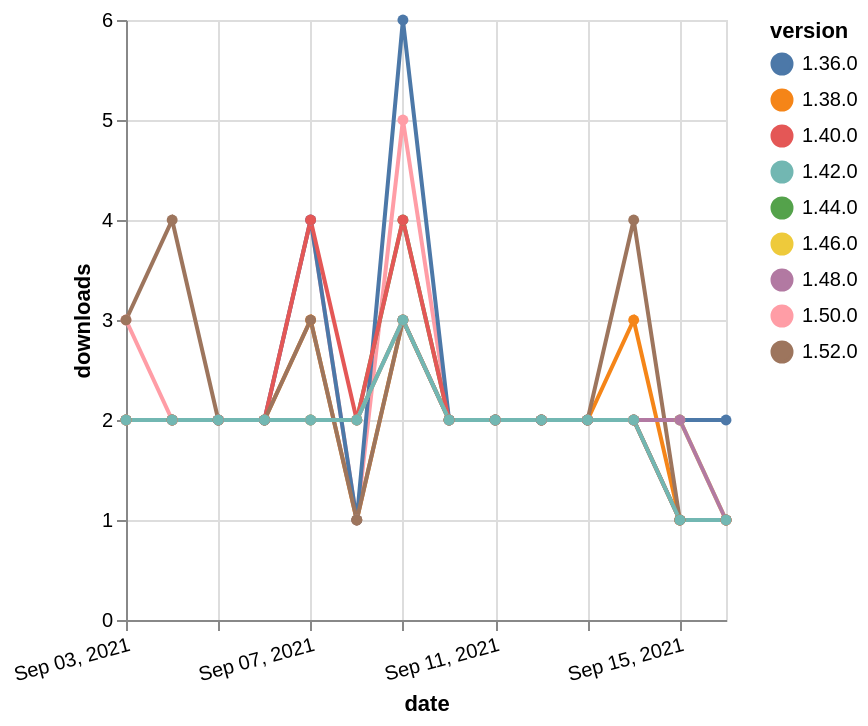

Here is the Vega-Lite specification saved for this chart:
### Vega-Lite specification from a JSON file in a GitHub repository (floating-point values rounded to 4 significant figures)
{"$schema": "https://vega.github.io/schema/vega-lite/v5.json", "description": "A simple bar chart with embedded data.", "data": {"values": [{"date": "2021-09-03", "total": 726, "delta": 3, "version": "1.50.0"}, {"date": "2021-09-04", "total": 728, "delta": 2, "version": "1.50.0"}, {"date": "2021-09-05", "total": 730, "delta": 2, "version": "1.50.0"}, {"date": "2021-09-06", "total": 732, "delta": 2, "version": "1.50.0"}, {"date": "2021-09-07", "total": 736, "delta": 4, "version": "1.50.0"}, {"date": "2021-09-08", "total": 737, "delta": 1, "version": "1.50.0"}, {"date": "2021-09-09", "total": 742, "delta": 5, "version": "1.50.0"}, {"date": "2021-09-10", "total": 744, "delta": 2, "version": "1.50.0"}, {"date": "2021-09-11", "total": 746, "delta": 2, "version": "1.50.0"}, {"date": "2021-09-12", "total": 748, "delta": 2, "version": "1.50.0"}, {"date": "2021-09-13", "total": 750, "delta": 2, "version": "1.50.0"}, {"date": "2021-09-14", "total": 752, "delta": 2, "version": "1.50.0"}, {"date": "2021-09-15", "total": 753, "delta": 1, "version": "1.50.0"}, {"date": "2021-09-16", "total": 754, "delta": 1, "version": "1.50.0"}, {"date": "2021-09-03", "total": 1720, "delta": 2, "version": "1.44.0"}, {"date": "2021-09-04", "total": 1722, "delta": 2, "version": "1.44.0"}, {"date": "2021-09-05", "total": 1724, "delta": 2, "version": "1.44.0"}, {"date": "2021-09-06", "total": 1726, "delta": 2, "version": "1.44.0"}, {"date": "2021-09-07", "total": 1728, "delta": 2, "version": "1.44.0"}, {"date": "2021-09-08", "total": 1730, "delta": 2, "version": "1.44.0"}, {"date": "2021-09-09", "total": 1734, "delta": 4, "version": "1.44.0"}, {"date": "2021-09-10", "total": 1736, "delta": 2, "version": "1.44.0"}, {"date": "2021-09-11", "total": 1738, "delta": 2, "version": "1.44.0"}, {"date": "2021-09-12", "total": 1740, "delta": 2, "version": "1.44.0"}, {"date": "2021-09-13", "total": 1742, "delta": 2, "version": "1.44.0"}, {"date": "2021-09-14", "total": 1744, "delta": 2, "version": "1.44.0"}, {"date": "2021-09-15", "total": 1745, "delta": 1, "version": "1.44.0"}, {"date": "2021-09-16", "total": 1746, "delta": 1, "version": "1.44.0"}, {"date": "2021-09-03", "total": 2630, "delta": 2, "version": "1.38.0"}, {"date": "2021-09-04", "total": 2632, "delta": 2, "version": "1.38.0"}, {"date": "2021-09-05", "total": 2634, "delta": 2, "version": "1.38.0"}, {"date": "2021-09-06", "total": 2636, "delta": 2, "version": "1.38.0"}, {"date": "2021-09-07", "total": 2639, "delta": 3, "version": "1.38.0"}, {"date": "2021-09-08", "total": 2640, "delta": 1, "version": "1.38.0"}, {"date": "2021-09-09", "total": 2643, "delta": 3, "version": "1.38.0"}, {"date": "2021-09-10", "total": 2645, "delta": 2, "version": "1.38.0"}, {"date": "2021-09-11", "total": 2647, "delta": 2, "version": "1.38.0"}, {"date": "2021-09-12", "total": 2649, "delta": 2, "version": "1.38.0"}, {"date": "2021-09-13", "total": 2651, "delta": 2, "version": "1.38.0"}, {"date": "2021-09-14", "total": 2654, "delta": 3, "version": "1.38.0"}, {"date": "2021-09-15", "total": 2655, "delta": 1, "version": "1.38.0"}, {"date": "2021-09-16", "total": 2656, "delta": 1, "version": "1.38.0"}, {"date": "2021-09-03", "total": 3279, "delta": 2, "version": "1.36.0"}, {"date": "2021-09-04", "total": 3281, "delta": 2, "version": "1.36.0"}, {"date": "2021-09-05", "total": 3283, "delta": 2, "version": "1.36.0"}, {"date": "2021-09-06", "total": 3285, "delta": 2, "version": "1.36.0"}, {"date": "2021-09-07", "total": 3289, "delta": 4, "version": "1.36.0"}, {"date": "2021-09-08", "total": 3290, "delta": 1, "version": "1.36.0"}, {"date": "2021-09-09", "total": 3296, "delta": 6, "version": "1.36.0"}, {"date": "2021-09-10", "total": 3298, "delta": 2, "version": "1.36.0"}, {"date": "2021-09-11", "total": 3300, "delta": 2, "version": "1.36.0"}, {"date": "2021-09-12", "total": 3302, "delta": 2, "version": "1.36.0"}, {"date": "2021-09-13", "total": 3304, "delta": 2, "version": "1.36.0"}, {"date": "2021-09-14", "total": 3306, "delta": 2, "version": "1.36.0"}, {"date": "2021-09-15", "total": 3308, "delta": 2, "version": "1.36.0"}, {"date": "2021-09-16", "total": 3310, "delta": 2, "version": "1.36.0"}, {"date": "2021-09-03", "total": 2511, "delta": 2, "version": "1.40.0"}, {"date": "2021-09-04", "total": 2513, "delta": 2, "version": "1.40.0"}, {"date": "2021-09-05", "total": 2515, "delta": 2, "version": "1.40.0"}, {"date": "2021-09-06", "total": 2517, "delta": 2, "version": "1.40.0"}, {"date": "2021-09-07", "total": 2521, "delta": 4, "version": "1.40.0"}, {"date": "2021-09-08", "total": 2523, "delta": 2, "version": "1.40.0"}, {"date": "2021-09-09", "total": 2527, "delta": 4, "version": "1.40.0"}, {"date": "2021-09-10", "total": 2529, "delta": 2, "version": "1.40.0"}, {"date": "2021-09-11", "total": 2531, "delta": 2, "version": "1.40.0"}, {"date": "2021-09-12", "total": 2533, "delta": 2, "version": "1.40.0"}, {"date": "2021-09-13", "total": 2535, "delta": 2, "version": "1.40.0"}, {"date": "2021-09-14", "total": 2537, "delta": 2, "version": "1.40.0"}, {"date": "2021-09-15", "total": 2538, "delta": 1, "version": "1.40.0"}, {"date": "2021-09-16", "total": 2539, "delta": 1, "version": "1.40.0"}, {"date": "2021-09-03", "total": 1371, "delta": 2, "version": "1.46.0"}, {"date": "2021-09-04", "total": 1373, "delta": 2, "version": "1.46.0"}, {"date": "2021-09-05", "total": 1375, "delta": 2, "version": "1.46.0"}, {"date": "2021-09-06", "total": 1377, "delta": 2, "version": "1.46.0"}, {"date": "2021-09-07", "total": 1379, "delta": 2, "version": "1.46.0"}, {"date": "2021-09-08", "total": 1381, "delta": 2, "version": "1.46.0"}, {"date": "2021-09-09", "total": 1384, "delta": 3, "version": "1.46.0"}, {"date": "2021-09-10", "total": 1386, "delta": 2, "version": "1.46.0"}, {"date": "2021-09-11", "total": 1388, "delta": 2, "version": "1.46.0"}, {"date": "2021-09-12", "total": 1390, "delta": 2, "version": "1.46.0"}, {"date": "2021-09-13", "total": 1392, "delta": 2, "version": "1.46.0"}, {"date": "2021-09-14", "total": 1394, "delta": 2, "version": "1.46.0"}, {"date": "2021-09-15", "total": 1396, "delta": 2, "version": "1.46.0"}, {"date": "2021-09-16", "total": 1397, "delta": 1, "version": "1.46.0"}, {"date": "2021-09-03", "total": 227, "delta": 3, "version": "1.52.0"}, {"date": "2021-09-04", "total": 231, "delta": 4, "version": "1.52.0"}, {"date": "2021-09-05", "total": 233, "delta": 2, "version": "1.52.0"}, {"date": "2021-09-06", "total": 235, "delta": 2, "version": "1.52.0"}, {"date": "2021-09-07", "total": 238, "delta": 3, "version": "1.52.0"}, {"date": "2021-09-08", "total": 239, "delta": 1, "version": "1.52.0"}, {"date": "2021-09-09", "total": 242, "delta": 3, "version": "1.52.0"}, {"date": "2021-09-10", "total": 244, "delta": 2, "version": "1.52.0"}, {"date": "2021-09-11", "total": 246, "delta": 2, "version": "1.52.0"}, {"date": "2021-09-12", "total": 248, "delta": 2, "version": "1.52.0"}, {"date": "2021-09-13", "total": 250, "delta": 2, "version": "1.52.0"}, {"date": "2021-09-14", "total": 254, "delta": 4, "version": "1.52.0"}, {"date": "2021-09-15", "total": 255, "delta": 1, "version": "1.52.0"}, {"date": "2021-09-16", "total": 256, "delta": 1, "version": "1.52.0"}, {"date": "2021-09-03", "total": 939, "delta": 2, "version": "1.48.0"}, {"date": "2021-09-04", "total": 941, "delta": 2, "version": "1.48.0"}, {"date": "2021-09-05", "total": 943, "delta": 2, "version": "1.48.0"}, {"date": "2021-09-06", "total": 945, "delta": 2, "version": "1.48.0"}, {"date": "2021-09-07", "total": 947, "delta": 2, "version": "1.48.0"}, {"date": "2021-09-08", "total": 949, "delta": 2, "version": "1.48.0"}, {"date": "2021-09-09", "total": 952, "delta": 3, "version": "1.48.0"}, {"date": "2021-09-10", "total": 954, "delta": 2, "version": "1.48.0"}, {"date": "2021-09-11", "total": 956, "delta": 2, "version": "1.48.0"}, {"date": "2021-09-12", "total": 958, "delta": 2, "version": "1.48.0"}, {"date": "2021-09-13", "total": 960, "delta": 2, "version": "1.48.0"}, {"date": "2021-09-14", "total": 962, "delta": 2, "version": "1.48.0"}, {"date": "2021-09-15", "total": 964, "delta": 2, "version": "1.48.0"}, {"date": "2021-09-16", "total": 965, "delta": 1, "version": "1.48.0"}, {"date": "2021-09-03", "total": 1874, "delta": 2, "version": "1.42.0"}, {"date": "2021-09-04", "total": 1876, "delta": 2, "version": "1.42.0"}, {"date": "2021-09-05", "total": 1878, "delta": 2, "version": "1.42.0"}, {"date": "2021-09-06", "total": 1880, "delta": 2, "version": "1.42.0"}, {"date": "2021-09-07", "total": 1882, "delta": 2, "version": "1.42.0"}, {"date": "2021-09-08", "total": 1884, "delta": 2, "version": "1.42.0"}, {"date": "2021-09-09", "total": 1887, "delta": 3, "version": "1.42.0"}, {"date": "2021-09-10", "total": 1889, "delta": 2, "version": "1.42.0"}, {"date": "2021-09-11", "total": 1891, "delta": 2, "version": "1.42.0"}, {"date": "2021-09-12", "total": 1893, "delta": 2, "version": "1.42.0"}, {"date": "2021-09-13", "total": 1895, "delta": 2, "version": "1.42.0"}, {"date": "2021-09-14", "total": 1897, "delta": 2, "version": "1.42.0"}, {"date": "2021-09-15", "total": 1898, "delta": 1, "version": "1.42.0"}, {"date": "2021-09-16", "total": 1899, "delta": 1, "version": "1.42.0"}]}, "width": "container", "mark": {"type": "line", "point": {"filled": true}}, "encoding": {"x": {"field": "date", "type": "temporal", "timeUnit": "yearmonthdate", "title": "date", "axis": {"labelAngle": -15}}, "y": {"field": "delta", "type": "quantitative", "title": "downloads"}, "color": {"field": "version", "type": "nominal"}, "tooltip": {"field": "delta"}}}
